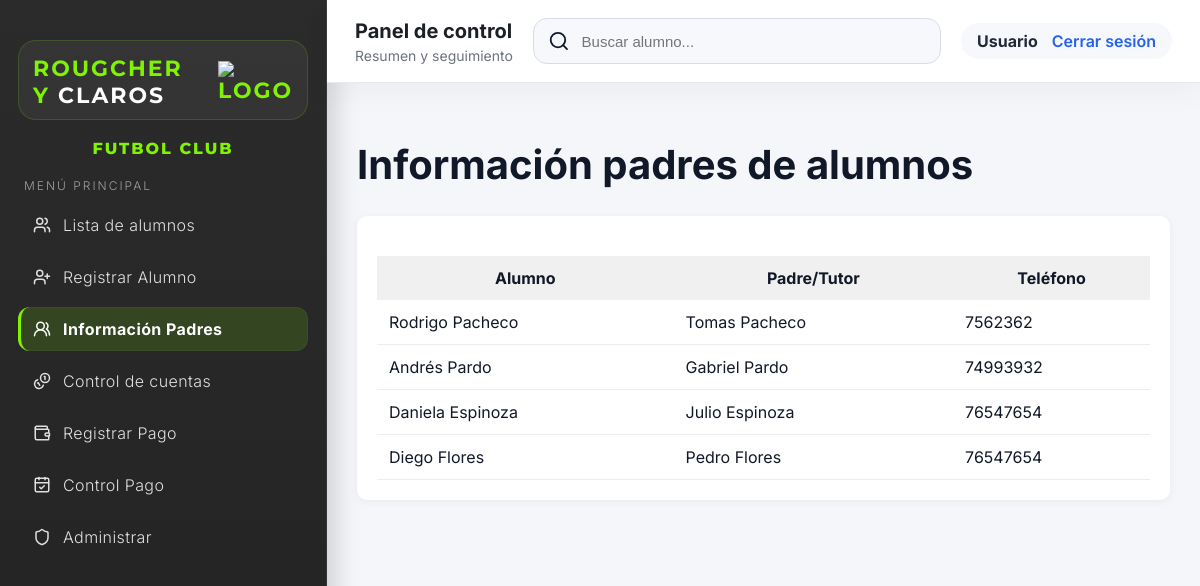
Before: /informacion_padres (signed in) with the older database file.
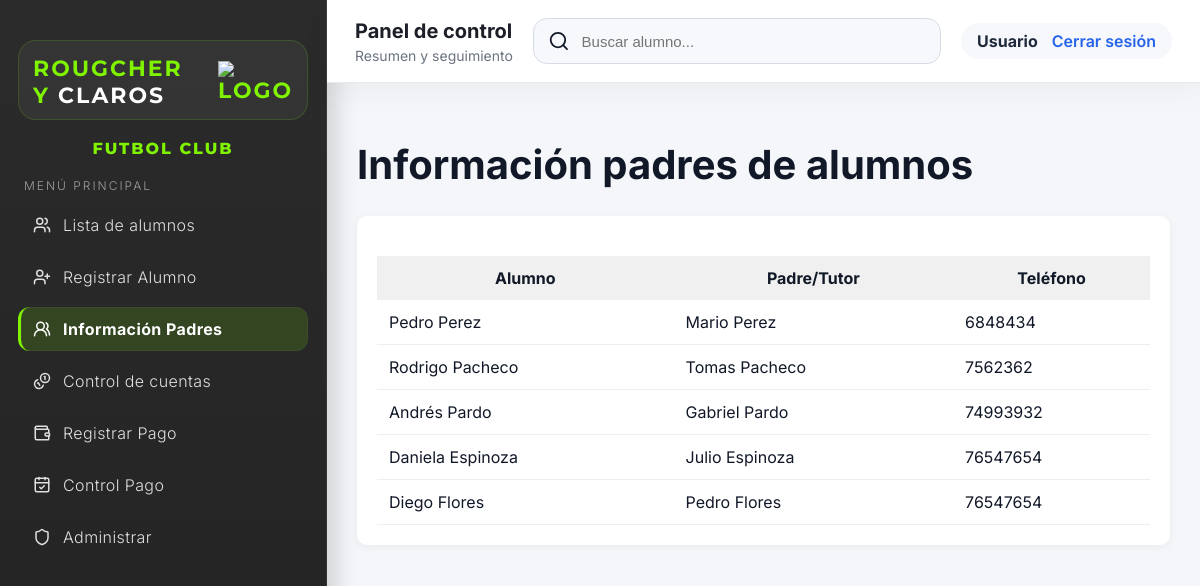
After: the same page with the newer database file.
### app/models.py (models this page shows)
class Alumno(db.Model):
    id = db.Column(db.Integer, primary_key=True)  # ID único
    nombre = db.Column(db.String(100))            # Nombre del alumno
    edad = db.Column(db.Integer)                  # Edad
    telefono = db.Column(db.String(20))           # Teléfono
    categoria = db.Column(db.String(100))         # Categoría asignada
    plan = db.Column(db.String(50))               # Plan de inscripción
    monto_inscripcion = db.Column(db.Float)       # Monto exacto del plan especial
    nombre_padre = db.Column(db.String(100))      # Nombre del padre/tutor
    telefono_padre = db.Column(db.String(20))     # Teléfono del padre/tutor
    fecha_inscripcion = db.Column(db.Date)        # Fecha de inscripción
    fecha_vencimiento = db.Column(db.Date)        # Fecha de vencimiento de la mensualidad

### app/routes/control.py (the view)
@control_bp.route('/informacion_padres')
@login_required
def informacion_padres():
    alumnos = Alumno.query.order_by(Alumno.id.desc()).all()
    return render_template('informacion_padres.html', alumnos=alumnos)

### templates/informacion_padres.html
{% extends 'base.html' %}
{% block content %}
<h1>Información padres de alumnos</h1>
<div class="card">
    <table>
        <tr>
            <th>Alumno</th>
            <th>Padre/Tutor</th>
            <th>Teléfono</th>
        </tr>
        {% for alumno in alumnos %}
        <tr>
            <td>{{ alumno.nombre }}</td>
            <td>{{ alumno.nombre_padre or 'Sin registrar' }}</td>
            <td>{{ alumno.telefono_padre or 'Sin registrar' }}</td>
        </tr>
        {% endfor %}
    </table>
</div>
{% endblock %}

Changed rows visible on the page:
added Alumno: nombre "Pedro Perez", nombre_padre "Mario Perez", telefono_padre "6848434"
